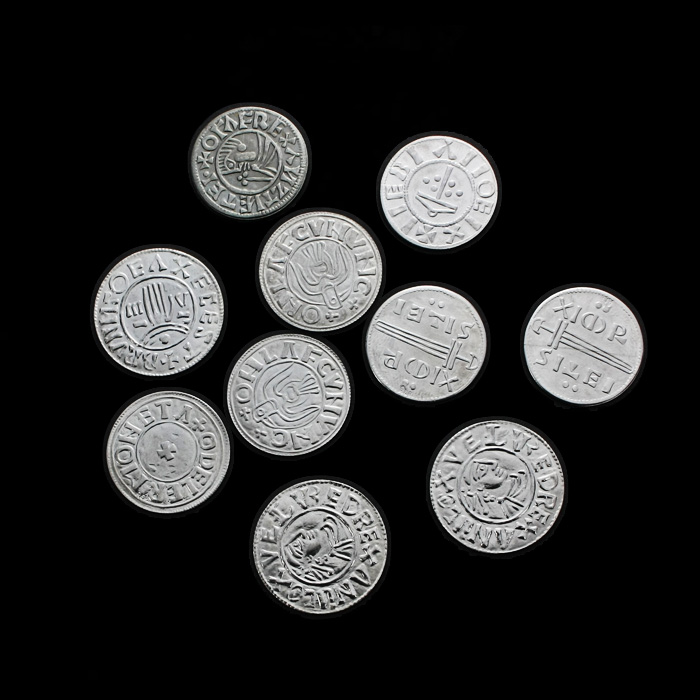
#> input picture Year 02 - 02/Computer Vision/Mid/Work/A02_02_2024_Assignment07/coins.jpg, 700 x 700 px
$ jupyter execute 'Task 7 - 01 Coin-Border.ipynb'
#> lines starting #> are read from the running program, lines starting #| are printed output that depends on the picture; after the words box and inside, x2 and y2 are one past the last pixel; in counts of white or black regions, pixels touching at a corner belong together
***Task 7.1***
| 65011428 Papinwich Asnapetch

[cell 1]
import cv2
from matplotlib import pyplot as plt
import numpy as np

[cell 2]
# Load Image
img = cv2.imread('coins.jpg')
#> img is the input picture: shape (700, 700, 3); mean B, G, R 41.9, 42.1, 41.9
img = cv2.cvtColor(img, cv2.COLOR_BGR2GRAY)
#> img: shape (700, 700)

plt.imshow(img, cmap='gray')

def imgDisplay(localImg):
    plt.figure(figsize= (11, 11))

    plt.subplot(1, 2, 1)
    plt.imshow(img, cmap= 'gray')

    plt.subplot(1, 2, 2)
    plt.imshow(localImg, cmap= 'gray')

    plt.show()

[cell 3]
# Apply threshold
ret, img_thresh = cv2.threshold(img, 45, 255, cv2.THRESH_BINARY)
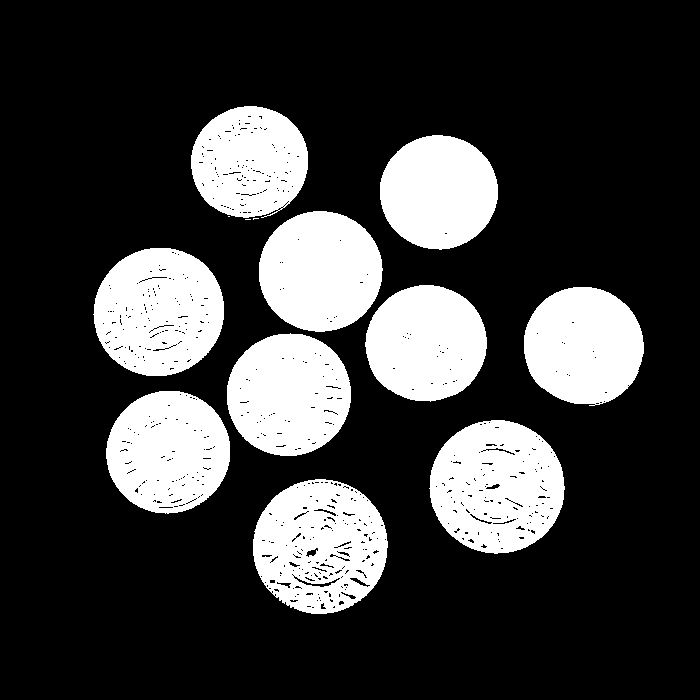
#> img_thresh: shape (700, 700); 24.1% white; 13 white regions (3 under 20 px), largest, box (x1, y1, x2, y2) and area: (429, 420, 565, 554) 13619, (253, 479, 388, 614) 13174, (93, 248, 224, 376) 12889

plt.imshow(img_thresh, cmap= 'gray')

[cell 4]
# Reduce noise
img_res = cv2.morphologyEx(img_thresh, cv2.MORPH_CLOSE, np.ones((3,3)), iterations= 2)
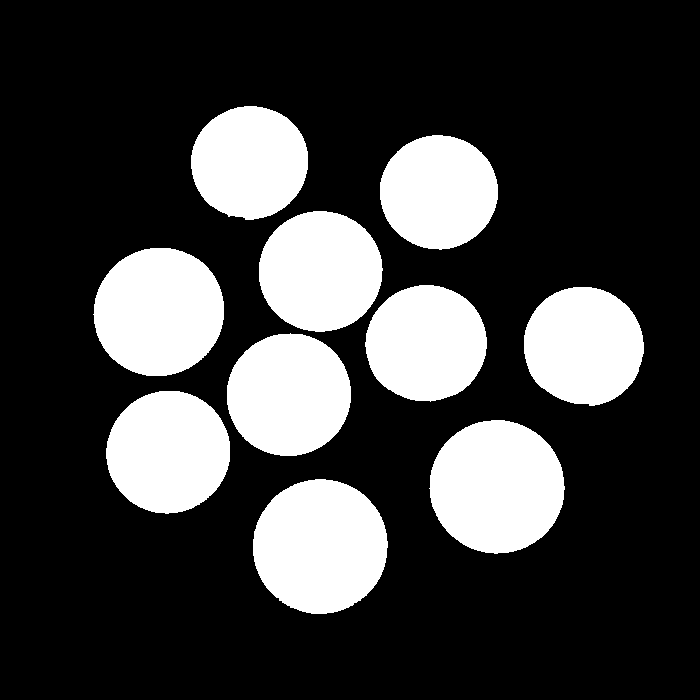
#> img_res: shape (700, 700); 24.6% white; 10 white regions, largest, box (x1, y1, x2, y2) and area: (253, 479, 388, 614) 14262, (429, 420, 565, 554) 14153, (93, 248, 224, 376) 13201

plt.imshow(img_res, cmap= 'gray')

[cell 5]
# Create border
ker1 = np.ones((3,3), np.uint8)
img_dilated = cv2.dilate(img_res, ker1, iterations= 3)
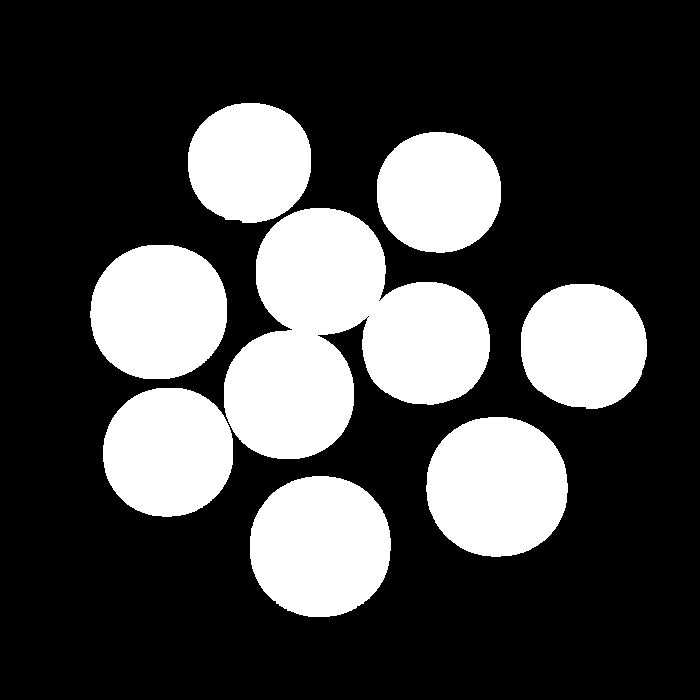
#> img_dilated: shape (700, 700); 27.7% white; 8 white regions, largest, box (x1, y1, x2, y2) and area: (224, 208, 490, 459) 39322, (250, 476, 391, 617) 15918, (426, 417, 568, 557) 15809
border = img_res - img_dilated
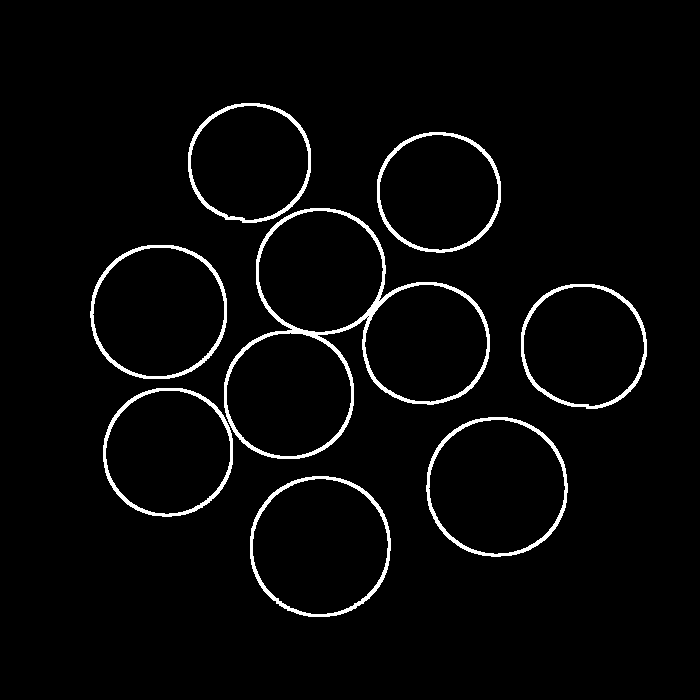
#> border: shape (700, 700); values 0 (black) and 1 (white), 3.1% white; 8 white regions, largest, box (x1, y1, x2, y2) and area: (224, 208, 490, 459) 4453, (426, 417, 568, 557) 1656, (250, 476, 391, 617) 1656

# Recolor
res = cv2.merge([img_res, img_dilated, img_res])
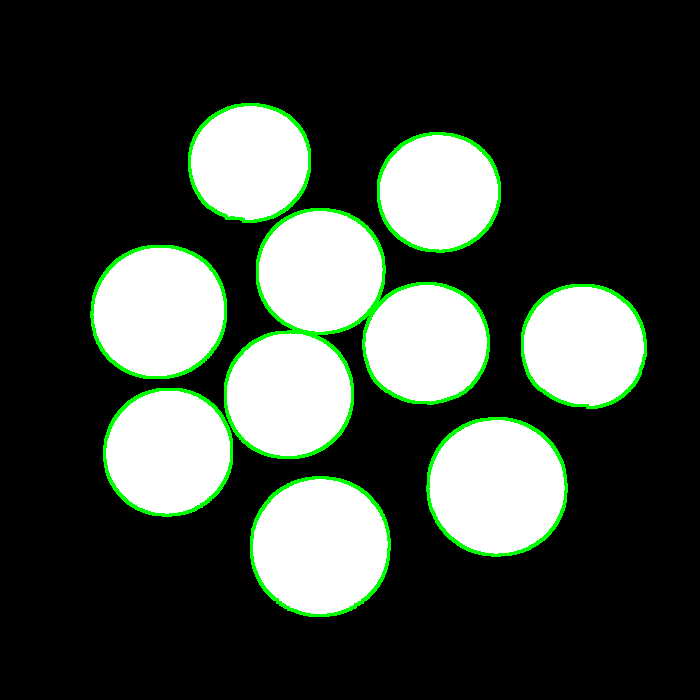
#> res: shape (700, 700, 3); mean of channels 0, 1, 2 62.8, 70.7, 62.8; drawn as B, G, R

# Display
plt.figure(figsize= (11, 11))
plt.subplot(1, 2, 1)
plt.imshow(border, cmap= 'gray')
plt.subplot(1, 2, 2)
plt.imshow(res)

$ run again, with Year 02 - 02/Computer Vision/Mid/Work/A02_02_2024_Assignment07/colorobject.png saved as Year 02 - 02/Computer Vision/Mid/Work/A02_02_2024_Assignment07/coins.jpg
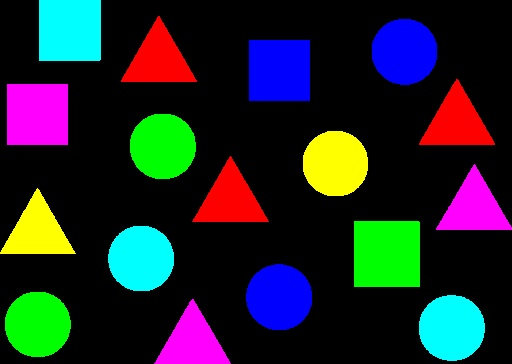
#> input picture Year 02 - 02/Computer Vision/Mid/Work/A02_02_2024_Assignment07/colorobject.png, 512 x 364 px
#> img is the input picture: shape (364, 512, 3); mean B, G, R 41.8, 38.5, 31.5
#> img: shape (364, 512)
#> `ret, img_thresh = cv2.threshold(img, 45, 255, cv2.THRESH_BINARY)`:
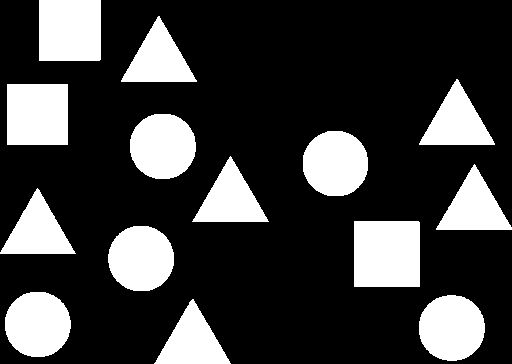
#> img_thresh: shape (364, 512); 23.9% white; 14 white regions, largest, box (x1, y1, x2, y2) and area: (354, 221, 420, 287) 4355, (39, 0, 101, 61) 3781, (7, 84, 68, 145) 3721
#> img_dilated: shape (364, 512); 29.9% white; 14 white regions, largest, box (x1, y1, x2, y2) and area: (351, 218, 423, 290) 5183, (4, 81, 71, 148) 4489, (36, 0, 104, 64) 4351
#> border: shape (364, 512); values 0 (black) and 1 (white), 6.1% white; 14 white regions, largest, box (x1, y1, x2, y2) and area: (189, 153, 272, 225) 894, (118, 13, 200, 85) 888, (416, 76, 498, 148) 888
#> `res = cv2.merge([img_res, img_dilated, img_res])`:
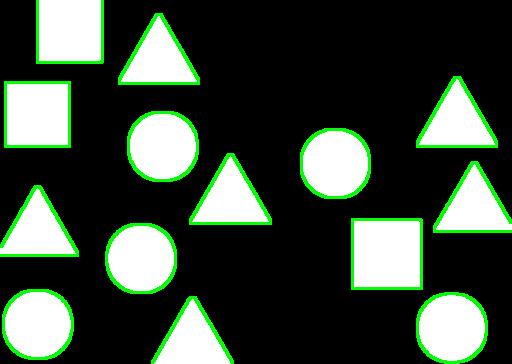
#> res: shape (364, 512, 3); mean of channels 0, 1, 2 60.9, 76.3, 60.9; drawn as B, G, R
